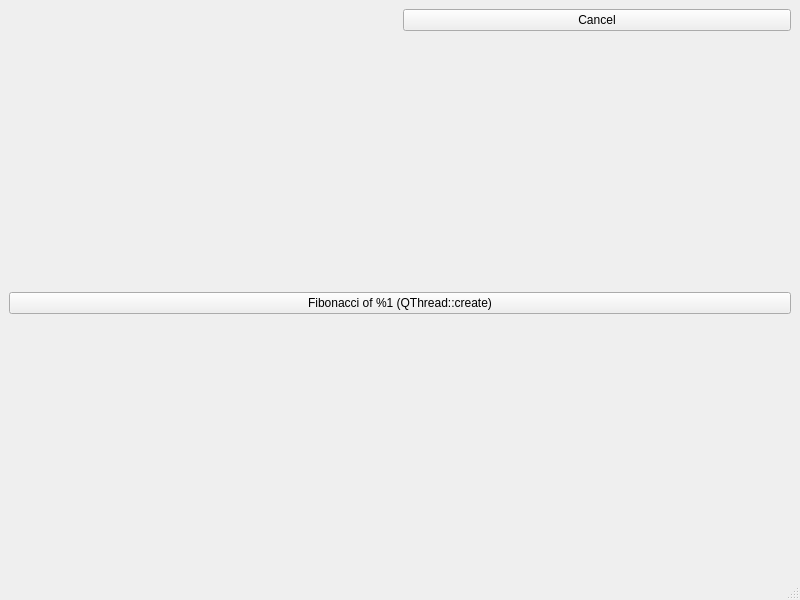
<?xml version="1.0" encoding="UTF-8"?>
<ui version="4.0">
 <class>MainWindow</class>
 <widget class="QMainWindow" name="MainWindow">
  <property name="geometry">
   <rect>
    <x>0</x>
    <y>0</y>
    <width>800</width>
    <height>600</height>
   </rect>
  </property>
  <property name="windowTitle">
   <string>MainWindow</string>
  </property>
  <widget class="QWidget" name="centralwidget">
   <layout class="QVBoxLayout" name="verticalLayout">
    <item>
     <layout class="QHBoxLayout" name="horizontalLayout">
      <item>
       <widget class="QLabel" name="busyIndicator">
        <property name="text">
         <string/>
        </property>
       </widget>
      </item>
      <item>
       <widget class="QPushButton" name="btn6">
        <property name="text">
         <string>Cancel</string>
        </property>
       </widget>
      </item>
     </layout>
    </item>
    <item>
     <spacer name="verticalSpacer">
      <property name="orientation">
       <enum>Qt::Vertical</enum>
      </property>
      <property name="sizeHint" stdset="0">
       <size>
        <width>20</width>
        <height>40</height>
       </size>
      </property>
     </spacer>
    </item>
    <item>
     <widget class="QPushButton" name="btn5">
      <property name="text">
       <string>Fibonacci of %1 (QThread::create)</string>
      </property>
     </widget>
    </item>
    <item>
     <spacer name="verticalSpacer_2">
      <property name="orientation">
       <enum>Qt::Vertical</enum>
      </property>
      <property name="sizeHint" stdset="0">
       <size>
        <width>20</width>
        <height>40</height>
       </size>
      </property>
     </spacer>
    </item>
   </layout>
  </widget>
  <widget class="QMenuBar" name="menubar">
   <property name="geometry">
    <rect>
     <x>0</x>
     <y>0</y>
     <width>800</width>
     <height>24</height>
    </rect>
   </property>
  </widget>
  <widget class="QStatusBar" name="statusbar"/>
 </widget>
 <resources/>
 <connections/>
</ui>
